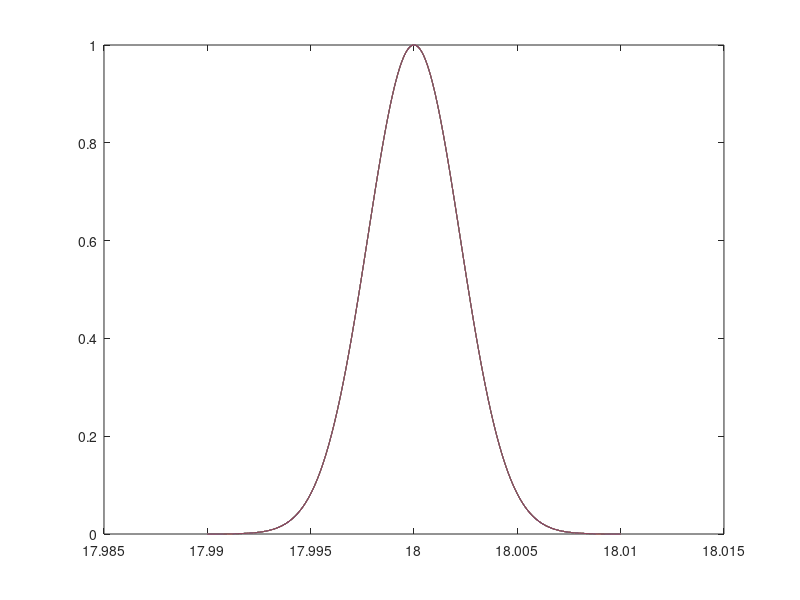

Here is the MATLAB script that generated this plot:
clear all
clc

%% lebal 1

centriod = 18;
width = 0.00001;
s = 1000* width;

x = -s+centriod : width* 10^-1 : s+centriod;
y = exp( - (x - centriod).^2 / width);

%% lebal 2

centriod = 18;
width = 0.00001;
s = 1000* width;

x2 = -s+centriod : width* 10^-1 : s+centriod;
y2 = exp( - (x2 - centriod).^2 / width);

%% lebal 3

centriod = 18;
width = 0.00001;
s = 1000* width;

x3 = -s+centriod : width* 10^-1 : s+centriod;
y3 = exp( - (x3 - centriod).^2 / width);

%% lebal 4
centriod = 18;
width = 0.00001;
s = 1000* width;

x4 = -s+centriod : width* 10^-1 : s+centriod;
y4 = exp( - (x4 - centriod).^2 / width);

%% lebal 5
centriod = 18;
width = 0.00001;
s = 1000* width;

x5 = -s+centriod : width* 10^-1 : s+centriod;
y5 = exp( - (x5 - centriod).^2 / width);

%% lebal 6
centriod = 18;
width = 0.00001;
s = 1000* width;

x6 = -s+centriod : width* 10^-1 : s+centriod;
y6 = exp( - (x6 - centriod).^2 / width);

%% lebal 7
centriod = 18;
width = 0.00001;
s = 1000* width;

x7 = -s+centriod : width* 10^-1 : s+centriod;
y7 = exp( - (x7 - centriod).^2 / width);



%%
plot(x,y,x2,y2, x3, y3, x4, y4, x5, y5, x6, y6, x7, y7)